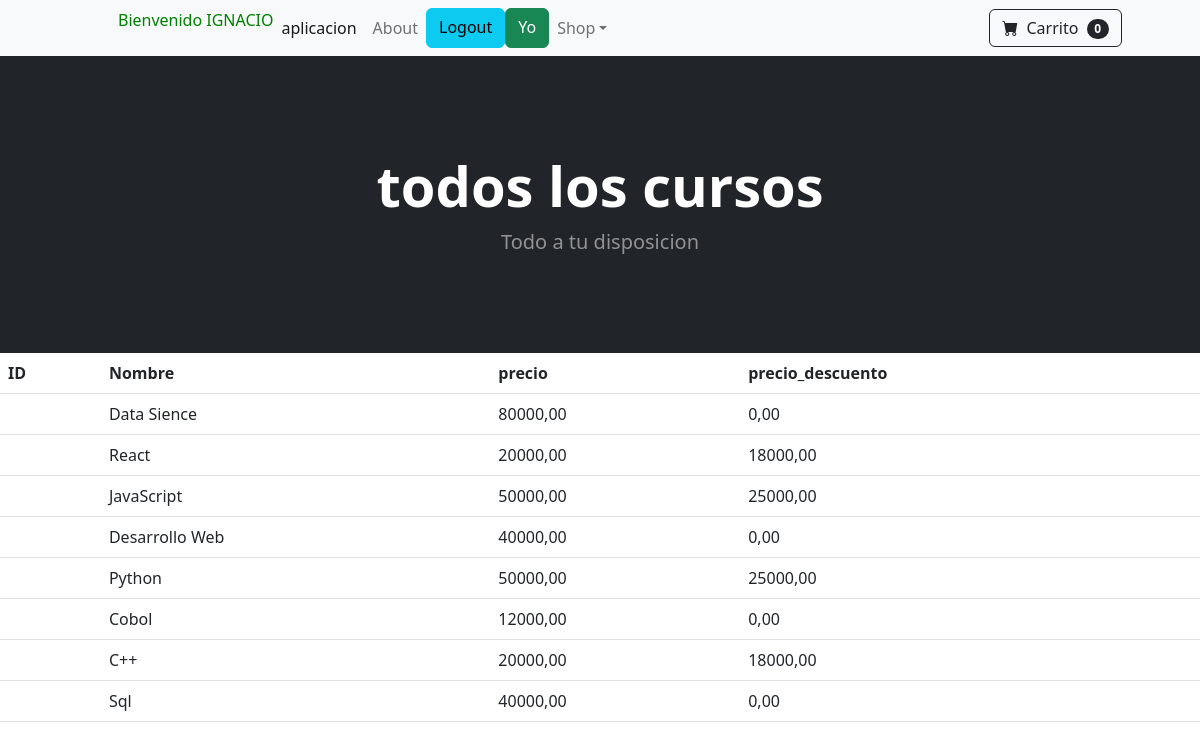
The page /aplicacion/todos/ (signed in) on the database its author committed.
### aplicacion/models.py (models this page shows)
class Todos(models.Model):
    nombre = models.CharField(max_length=100)
    precio = models.DecimalField(default=0.0,max_digits=10, decimal_places=2)
    precio_descuento = models.DecimalField(default=0.0,max_digits=10, decimal_places=2)

### aplicacion/views.py (the view)
# urls.py: path('todos/', todos, name="todos" ),
@login_required
def todos(request):
    ctx ={"todos":Todos.objects.all}
    return render (request,"aplicacion/todos.html", ctx)

### aplicacion/templates/aplicacion/todos.html (shortened to what this page needs)
{% extends 'aplicacion/base.html' %}
{% load static %}
{% block cabecera %} todos los cursos {% endblock cabecera %}
{% block contenido %}
<!DOCTYPE html>
<html>
<head>
</head>
<table class="table">
    <thead>
        <tr>
            <th>ID</th>
            <th>Nombre</th>
            <th>precio</th>
            <th>precio_descuento</th>
        </tr>
    </thead>
    <tbody>
    {% for todos in todos %}
    <tr>
        <td>{{ todods.id }}</td>
        <td>{{ todos.nombre }}</td>
        <td>{{ todos.precio }}</td>
        <td>{{ todos.precio_descuento }}</td>
    </tr>
    {% endfor %}
    </tbody>
</table>
{% endblock contenido %}

### aplicacion/templates/aplicacion/base.html (shortened to what this page needs)
<!DOCTYPE html>
<html lang="en">
    <head>
        {%load static%}
        <link href="https://cdn.jsdelivr.net/npm/bootstrap-icons@1.5.0/font/bootstrap-icons.css" rel="stylesheet" />
        <link rel="stylesheet" href="https://cdnjs.cloudflare.com/ajax/libs/font-awesome/6.4.0/css/all.min.css">
        <link href="{%static 'aplicacion/css/styles.css'%}" rel="stylesheet" />
    </head>
    <body>
        <nav class="navbar navbar-expand-lg navbar-light bg-light">
            <div class="container px-4 px-lg-5">
                {% if user.is_authenticated %}
                <div class="collapse navbar-collapse" id="navbarSupportedContent">
                    <ul class="navbar-nav me-auto mb-2 mb-lg-0 ms-lg-4">
                        <p style="color:green">Bienvenido {{ user.username|upper }}</p>
                        <li class="nav-item"><a class="nav-link active" aria-current="page" href="{% url 'aplicacion' %}">aplicacion</a></li>
                        <li class="nav-item"><a class="nav-link" href="{% url 'about' %}">About</a></li>
                        <a class="btn btn-info" href="{% url 'logout' %}">Logout</a>
                        <a class="btn btn-success" href="{% url 'Yo' %}">Yo</a>
                        <li class="nav-item dropdown">
                            <a class="nav-link dropdown-toggle" id="navbarDropdown" href="#" role="button" data-bs-toggle="dropdown" aria-expanded="false">Shop</a>
                {% else %}
                                <li><a class="btn btn-info" href="{% url 'login' %}">Login</a></li>
                                <a class="btn btn-success" href="{% url 'register' %}">Registro</a>
                {% endif %}
                        </li>
                    </ul>
                    <form class="d-flex">
                        <a class="btn btn-outline-dark" href="{% url 'carrito' %}">
                            <i class="bi-cart-fill me-1"></i>
                            Carrito
                            <span class="badge bg-dark text-white ms-1 rounded-pill" id="contadorCarrito">0</span>
                        </a>
                    </form>
                </div>
            </div>
        </nav>
        <header class="bg-dark py-5">
            <div class="container px-4 px-lg-5 my-5">
                <div class="text-center text-white">
                    <h1 class="display-4 fw-bolder">
                        {% block cabecera %}{% endblock cabecera %}
                    </h1>
                    <p class="lead fw-normal text-white-50 mb-0">Todo a tu disposicion</p>
                </div>
            </div>
        </header>
        {% block contenido %}{% endblock contenido %}
    </body>
</html>

### rows shown on the page
Todos: nombre "Data Sience", precio "80000,00", precio_descuento "0,00"
Todos: nombre "React", precio "20000,00", precio_descuento "18000,00"
Todos: nombre "JavaScript", precio "50000,00", precio_descuento "25000,00"
Todos: nombre "Desarrollo Web", precio "40000,00", precio_descuento "0,00"
Todos: nombre "Python", precio "50000,00", precio_descuento "25000,00"
Todos: nombre "Cobol", precio "12000,00", precio_descuento "0,00"
Todos: nombre "C++", precio "20000,00", precio_descuento "18000,00"
Todos: nombre "Sql", precio "40000,00", precio_descuento "0,00"

### other values the page prints
{{ user.username|upper }} "IGNACIO"
